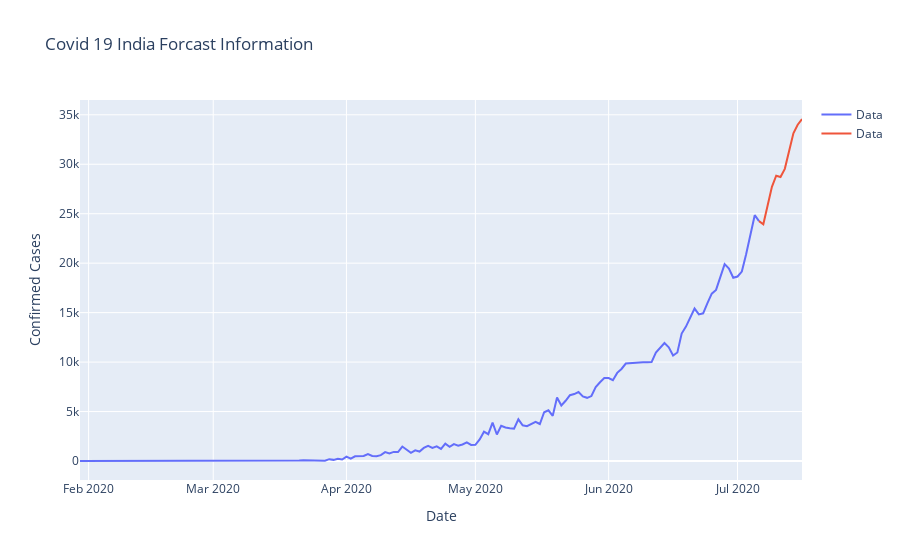

Notebook source saved alongside this figure:
### Code cell
given_trace = go.Scatter(
    x = date,
    y = cases,
    mode = 'lines',
    name = 'Data' 
)
forcast_trace = go.Scatter(
    x = forecast_dates,
    y = forecast,
    mode = 'lines',
    name = 'Data'
)
layout = go.Layout(
    title = "Covid 19 India Forcast Information",
    xaxis = {'title' : "Date"},
    yaxis = {'title' : "Confirmed Cases"}
)
fig = go.Figure(data=[given_trace, forcast_trace], layout=layout)
fig.show()

### Figure 1 — Plotly figure (JSON) as saved in the notebook; plotly's stock layout.template omitted (floating-point values rounded to 4 significant figures; data arrays with more than 128 entries replaced by an {"elided": "..."} marker saying what was removed)
{"data": [{"mode": "lines", "name": "Data", "type": "scatter", "x": {"elided": "159 str values"}, "y": {"elided": "159 int values"}}, {"mode": "lines", "name": "Data", "type": "scatter", "x": ["2020-07-06T00:00:00", "2020-07-07T00:00:00", "2020-07-08T00:00:00", "2020-07-09T00:00:00", "2020-07-10T00:00:00", "2020-07-11T00:00:00", "2020-07-12T00:00:00", "2020-07-13T00:00:00", "2020-07-14T00:00:00", "2020-07-15T00:00:00", "2020-07-16T00:00:00"], "y": [24248, 23938, 25837, 27721, 28838, 28717, 29536, 31502, 33137, 33997, 34576]}], "layout": {"title": {"text": "Covid 19 India Forcast Information"}, "xaxis": {"title": {"text": "Date"}}, "yaxis": {"title": {"text": "Confirmed Cases"}}}}
